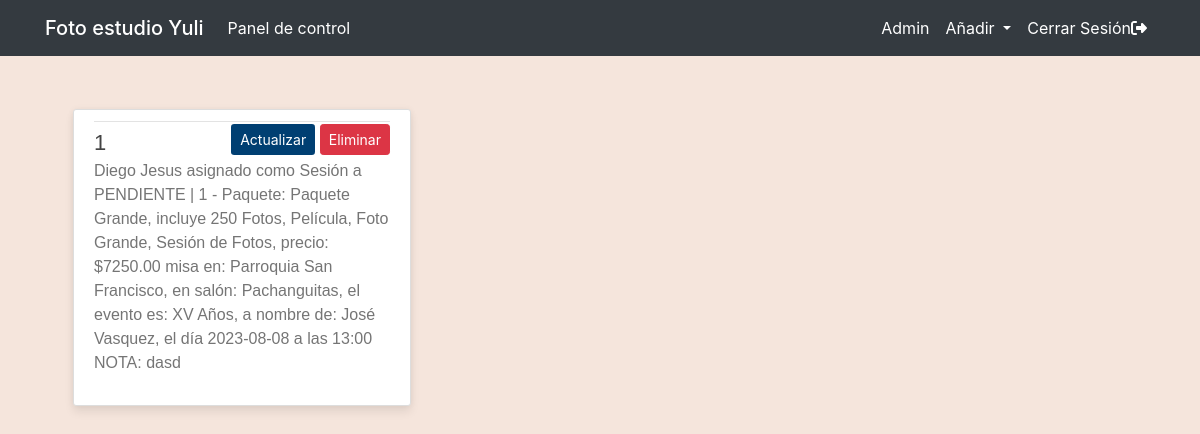
The app's page /asignaciones (signed in) with its own data.
### main/models.py (models this page shows, shortened)
class Asignacion(models.Model):
    id_asignacion = models.AutoField(primary_key=True)
    contrato_asignado = models.ForeignKey(Contrato, null=False, blank=False, on_delete=models.CASCADE)
    empleado_asignado = models.ForeignKey(Trabajador, null=False, blank=False, on_delete=models.CASCADE)
    tipos_asignacion = [
        ('Fotos', 'Fotógrafo'),
        ('Vídeo', 'Vídeo'),
        ('Sesión', 'Sesión')
    ]
    tipo_asignacion = models.CharField(max_length=100, choices=tipos_asignacion, default='F')
    slug = models.SlugField(unique=True, blank=True)
    def __str__(self):
        txt = "{0} asignado como {1} a {2}"
        return txt.format(self.empleado_asignado, self.tipo_asignacion, self.contrato_asignado)
    class Meta:
        verbose_name_plural = "Asignaciones"

class Trabajador(models.Model):
    codigo_trabajador = models.AutoField(primary_key=True)
    nombre_empleado = models.CharField(max_length=30)
    tipos_trabajo = [
        ('Foto', 'Fotógrafo'),
        ('Vídeo', 'Vídeo'),
        ('Foto y Vídeo', 'Foto y Vídeo'),
        ('Mostrador', 'Mostrador')
    ]
    tipo_trabajo = models.CharField(max_length=100, choices=tipos_trabajo, default='Foto')
    empleado_activo = models.BooleanField(default=True)
    slug = models.SlugField(unique=True, blank=True)
    def __str__(self):
        return self.nombre_empleado
    class Meta:
        verbose_name_plural = "Trabajadores"

class Contrato(models.Model):
    folio_contrato = models.AutoField(primary_key=True)
    paquete_contrato = models.ForeignKey(Paquete, null=False, blank=False, on_delete=models.CASCADE)
    nombre_cliente_contrato = models.CharField(max_length=100)
    fecha_contrato = models.DateField()
    lugar_contrato = models.ForeignKey(Ubicacion, null=False, blank=False, on_delete=models.CASCADE)
    templo_contrato = models.ForeignKey(Templo, null=False, blank=False, on_delete=models.CASCADE)
    salon_contrato = models.ForeignKey(Salon, null=False, blank=False, on_delete=models.CASCADE)
    tipo_evento_contrato = models.CharField(max_length=50)
    hora_contrato = models.CharField(max_length=10)
    nota_contrato = models.TextField()
    contrato_activo = models.BooleanField(default=True)
    slug = models.SlugField(unique=True, blank=True)
    def __str__(self):
        txt = "{0} | {1} - Paquete: {2} misa en: {3}, en salón: {4}, el evento es: {5}, a nombre de: {6}, el día {7} a las {8} NOTA: {9}"
        if self.contrato_activo:
            activo = "PENDIENTE"
        else:
            activo = "ENTREGADO"
        return txt.format(activo, self.folio_contrato, self.paquete_contrato, self.templo_contrato, self.salon_contrato, self.tipo_evento_contrato, self.nombre_cliente_contrato, self.fecha_contrato, self.hora_contrato, self.nota_contrato)

class Paquete(models.Model):
    codigo_paquete = models.AutoField(primary_key=True)
    nombre_paquete = models.CharField(max_length=30)
    descripcion_paquete = models.CharField(max_length=255)
    precio_paquete = models.PositiveSmallIntegerField(default=5)
    slug = models.SlugField(unique=True, blank=True)
    def __str__(self):
        txt = "{0}, incluye {1}, precio: ${2}.00"
        return txt.format(self.nombre_paquete, self.descripcion_paquete, self.precio_paquete)
    class Meta:
        verbose_name_plural = "Paquetes"

class Templo(models.Model):
    codigo_templo = models.AutoField(primary_key=True)
    nombre_templo = models.CharField(max_length=30)
    ubicacion_templo = models.CharField(max_length=100)
    slug = models.SlugField(unique=True, blank=True)
    def __str__(self):
        txt = "{0}"
        return txt.format(self.nombre_templo)

class Salon(models.Model):
    codigo_salon = models.AutoField(primary_key=True)
    nombre_salon = models.CharField(max_length=30)
    ubicacion_salon = models.CharField(max_length=100)
    slug = models.SlugField(unique=True, blank=True)
    def __str__(self):
        txt = "{0}"
        return txt.format(self.nombre_salon)
    class Meta:
        verbose_name_plural = "Salones"

### main/decorators.py (the view)
        def _wrapped_view(request, *args, **kwargs):
            if not request.user.is_superuser:
                messages.error(request, "¡No estás autorizado a esto! Ingresa para continuar")
                return redirect(redirect_url)
            return view_func(request, *args, **kwargs)

### main/views.py (called while the page is built)
@user_is_superuser
def asignaciones(request):
    matching_series = Asignacion.objects.all()
    return render(
        request=request,
        template_name='main/lista.html',
        context={"objects": matching_series,
                 "type": "asignaciones"}
    )

### main/templates/main/lista.html (shortened to what this page needs)
{% extends 'main/header.html' %}
{% block content %}
    <div class="row display.flex justify-content-start">
        {% if type == "trabajadores" %}
        {% for object in objects %}
        <div class="col-lg-4 col-md-6 col-sm-12 mobiledevice">
            <article class="media content-section customhover" style="height: 95%;">
                <div class="media-body">
                    <div class="article-metadata">
                        <div style="float: right">
                                <a class="btn btncolor btn-sm mt-1 mb-1" href="{% url 'actualizar_trabajador' object.slug %}">Actualizar</a>
                                <a class="btn btn-danger btn-sm mt-1 mb-1" href="{% url 'eliminar_trabajador' object.slug %}">Eliminar</a>
                        </div>
                    </div>
                    <div>
                        <a class="article-title line-clamp-2 title-style" style="font-size: 22px" href="trabajadores/{{object.slug}}">
                            {{ object.nombre_empleado }}
                        </a>
                    </div>
                    <a href="trabajadores/{{object.slug}}" style="text-decoration: none;">
                        <p class="article-content line-clamp-5 subtitle-style">{{ object.tipo_trabajo}}</p>
                    </a>
                </div>
            </article>
        </div>
        {% endfor %}
        {% elif type == "asignaciones" %}
        {% for object in objects %}
        <div class="col-lg-4 col-md-6 col-sm-12 mobiledevice">
            <article class="media content-section customhover" style="height: 95%;">
                <div class="media-body">
                    <div class="article-metadata">
                        <div style="float: right">
                                <a class="btn btncolor btn-sm mt-1 mb-1" href="{% url 'actualizar_asignacion' object.slug %}">Actualizar</a>
                                <a class="btn btn-danger btn-sm mt-1 mb-1" href="{% url 'eliminar_asignacion' object.slug %}">Eliminar</a>
                        </div>
                    </div>
                    <div>
                        <a class="article-title line-clamp-2 title-style" style="font-size: 22px" href="asignaciones/{{object.slug}}">
                            {{ object.id_asignacion }}
                        </a>
                    </div>
                    <a href="asignaciones/{{object.slug}}" style="text-decoration: none;">
                        <p class="article-content line-clamp-5 subtitle-style">{{ object }}</p>
                    </a>
                </div>
            </article>
        </div>
        {% endfor %}
        {% endif %}
    </div>
{% endblock content %}

### main/static/main/main.css (style rules this page uses)
:root { --footercolor: #003F72; --navbarcolor: #ffffff; --btncolor: #003F72; --socialcolor: #003F72; --brightText: #ffffff; }
.btncolor { background-color: var(--btncolor) !important; color: var(--brightText) !important; }
body { background: #f5e5dc; }
.content-section { background: #ffffff; padding: 10px 20px; border: 1px solid #dddddd; border-radius: 3px; margin-bottom: 20px; }
.article-title { color: #444444; }
.article-content { white-space: pre-line; }
.article-metadata { padding-bottom: 1px; margin-bottom: 4px; border-bottom: 1px solid #e3e3e3 }
.customhover { background: #fff; box-shadow: 0 6px 10px rgba(0,0,0,.08), 0 0 6px rgba(0,0,0,.05); transition: .3s transform cubic-bezier(.155,1.105,.295,1.12),.3s box-shadow,.3s -webkit-transform cubic-bezier(.155,1.105,.295,1.12); cursor: pointer; }
@media screen and (min-width: 600px) { .mobiledevice { padding-left: 10px; padding-right: 10px; } }
.title-style { font-family: 'Trebuchet MS', 'Lucida Sans Unicode', 'Lucida Grande', 'Lucida Sans', Arial, sans-serif !important; }
.subtitle-style { font-family: Verdana, Geneva, Tahoma, sans-serif !important; color: rgba(117, 117, 117, 1) !important; }

### records on screen
Asignacion: id_asignacion "1", empleado_asignado+tipo_asignacion+contrato_asignado "Diego Jesus asignado como Sesión a PENDIENTE | 1 - Paquete: Paquete Grande, incluye 250 Fotos, Película, Foto Grande, Sesión de Fotos, precio: $7250.00 misa en: Parroquia San Francisco, en salón: Pachanguitas, el evento es: XV Años, a nombre de: José Vasquez, el día 2023-08-08 a las 13:00 NOTA: dasd"
